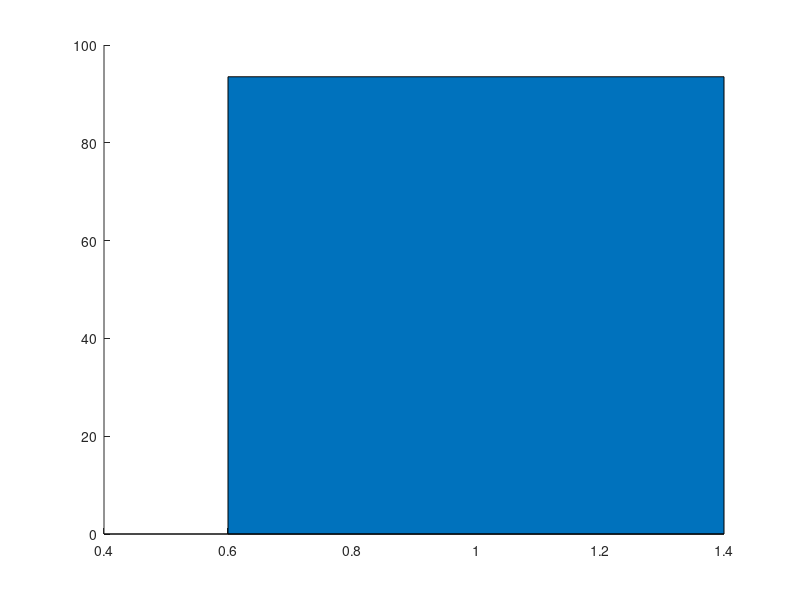

MATLAB code for this plot: (Note: this script raises an error after producing the figure.)
% =========================================================================
% Figure 5e: Generalization Index (%)
% =========================================================================

% Load generalization data and standard errors
load('Fig_5e.mat');

% --- 1. Parameter Setup & Color Definition ---
x = [1, 2];

% Post1 Colors (Blue theme)
faceColor1 = [0.60, 0.74, 0.86]; % Light blue fill
edgeColor1 = [0.33, 0.55, 0.78]; % Dark blue edge

% Post2 Colors (Orange theme)
faceColor2 = [0.93, 0.64, 0.45]; % Light orange fill
edgeColor2 = [0.89, 0.42, 0.13]; % Dark orange edge

% Initialize figure window
figure('Name', 'Figure 5e', 'Position', [600, 100, 350, 450], 'Color', 'w');
hold on;

% --- 2. Plot Bars with Independent Edge and Face Colors ---
bar_width = 0.4; % Bar thickness

% Plot Post1 Bar
b1 = bar(1, Generalization_Index(1), bar_width); 
b1.FaceColor = faceColor1;
b1.EdgeColor = edgeColor1;
b1.LineWidth = 3.5; % Thicken edges for better contrast

% Plot Post2 Bar
b2 = bar(2, Generalization_Index(2), bar_width);
b2.FaceColor = faceColor2;
b2.EdgeColor = edgeColor2;
b2.LineWidth = 3.5;

% --- 3. Plot Reference Line ---
% Draw a dashed horizontal baseline at y = 100% (theoretical maximum)
yline(100, '--', 'Color', [0.55, 0.55, 0.55], 'LineWidth', 2.5);

% --- 4. Plot Error Bars ---
% Overlay subjects before error bars, using the existing axes and bar centers.
group = repmat([b1.XEndPoints, b2.XEndPoints], size(subject_data, 1), 1);
xlim([0.3 2.7]);
ylim([0 170]); % Include all individual values (maximum approximately 160%).
beeswarm(group(:), subject_data(:), 'sort_style', 'up', ...
    'use_current_axes', true, 'colormap', [faceColor1; faceColor2], ...
    'MarkerFaceAlpha', 1, 'MarkerEdgeColor', 'white');
hold on;
set(gca, 'SortMethod', 'childorder'); % bars < scatter < error bars

SE_lower = SE; 
SE_upper = SE; 

% Plot error bars above the reference line
errorbar(x, Generalization_Index, SE_lower, SE_upper, 'k', 'LineStyle', 'none', ...
    'LineWidth', 2.5, 'CapSize', 6, 'Color', [0.35, 0.35, 0.35]);

% --- 5. Add Significance Stars ---
star_y_pos = 105; % Y-axis position for the stars

text(1, star_y_pos, '***', 'HorizontalAlignment', 'center', ...
    'FontSize', 22, 'FontWeight', 'bold');
text(2, star_y_pos, '***', 'HorizontalAlignment', 'center', ...
    'FontSize', 22, 'FontWeight', 'bold');

% --- 6. Figure Formatting & Aesthetics ---
ylabel('Generalization (%)', 'FontSize', 22, 'FontName', 'Arial');

% Set X-axis limits and labels with padding
xlim([0.3 2.7]);
set(gca, 'XTick', [1 2], 'XTickLabel', {'Post1', 'Post2'}, ...
    'FontSize', 18, 'FontName', 'Arial');

% Set Y-axis limits and ticks
ylim([0 180]); 
yticks(0:20:180);

% Clean up axes (Box off, outward ticks, no X-axis tick lines)
box off;
set(gca, 'LineWidth', 2, 'TickDir', 'out', 'TickLength', [0.02 0.02]);

% Remove small tick lines on the X-axis for a cleaner look
ax = gca;
ax.XAxis.TickLength = [0 0];

hold off;
